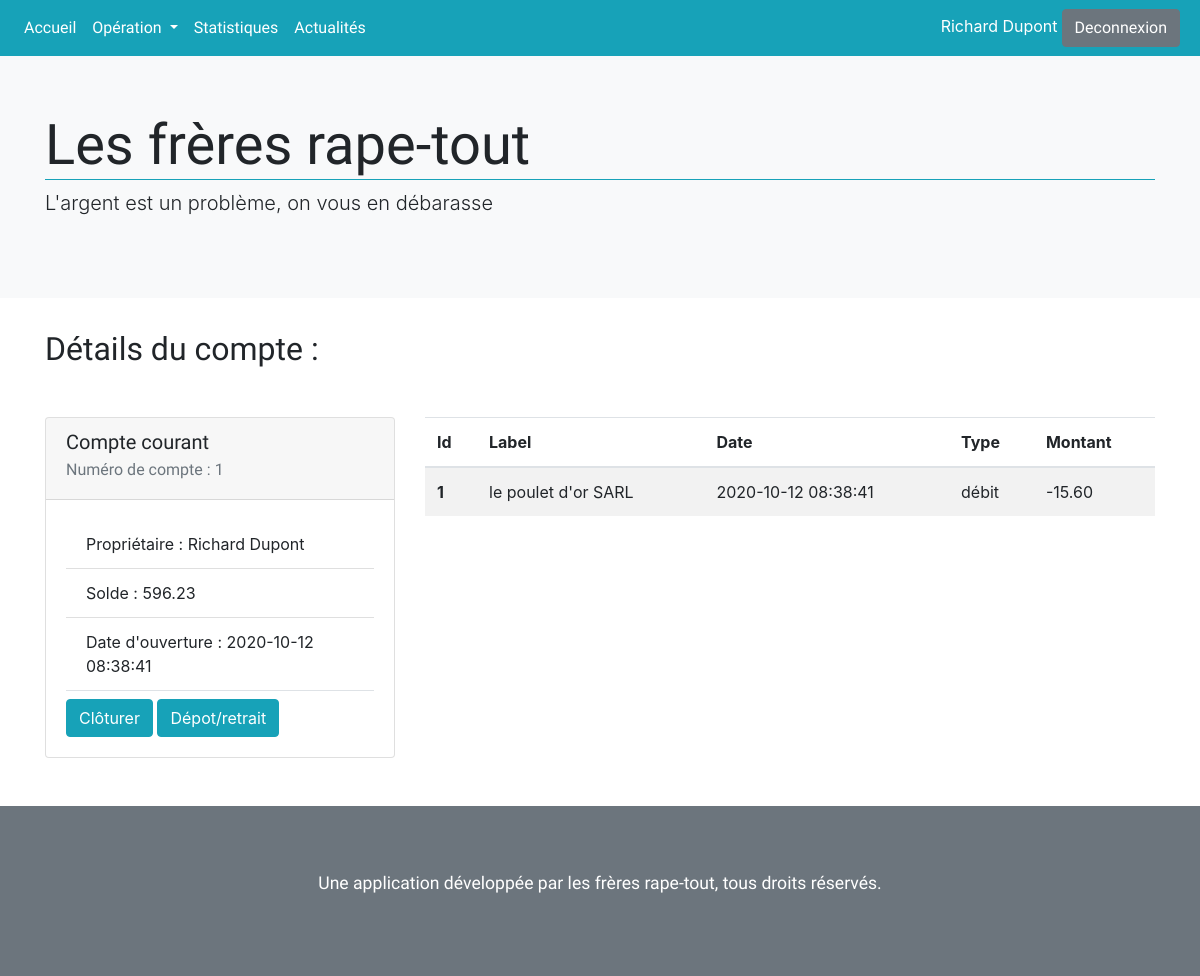
Page /single.php?id=1 (signed in) on the committed database.
### tables this page shows
CREATE TABLE Operation(
  id INT UNSIGNED NOT NULL AUTO_INCREMENT,
  operation_type VARCHAR(30) NOT NULL,
  amount DECIMAL(11,2) NOT NULL,
  registered TIMESTAMP NOT NULL,
  label VARCHAR(50) NULL,
  account_id INT UNSIGNED,
  PRIMARY KEY (id),
  FOREIGN KEY (account_id) REFERENCES Account(id)
);

CREATE TABLE Account(
  id INT UNSIGNED NOT NULL AUTO_INCREMENT,
  amount DECIMAL(11,2) NOT NULL,
  opening_date TIMESTAMP NOT NULL,
  account_type VARCHAR(50) NOT NULL,
  user_id INT UNSIGNED,
  PRIMARY KEY (id),
  FOREIGN KEY (user_id) REFERENCES User(id)
);

### single.php (called while the page is built, shortened)
<?php
require "model/accountModel.php";
$id = filter_var($_GET["id"], FILTER_SANITIZE_NUMBER_INT);
$operations = get_single_account($db, $id);
$account = $operations[0];
require "view/singleView.php";

### model/accountModel.php (called while the page is built, shortened)
<?php
function get_single_account($db, $id) {
  $query = $db->prepare(
    "SELECT a.*, o.id AS operation_id, o.operation_type, o.amount AS operation_amount, o.label, o.registered FROM Account AS a
     LEFT JOIN Operation AS o
     ON a.id = o.account_id
     WHERE a.id = :id
     ORDER BY operation_id DESC
  ");
  $query->execute([
    "id" => $id
  ]);
  return $query->fetchAll(PDO::FETCH_ASSOC);
}

### view/singleView.php (the view)
<?php
include "template/nav.php";
include "template/header.php";
if(!isset($error)):
?>
    <h2>Détails du compte : </h2>
    <div class="row mt-5">
      <div class="col-12 col-md-6 col-lg-4">
        <article class="card">
          <div class="card-header">
            <h5 class="card-title"><?php echo $account["account_type"]; ?></h5>
            <h6 class="card-subtitle mb-2 text-muted">Numéro de compte : <?php echo $account["id"]; ?></h6>
          </div>
          <div class="card-body">
            <ul class="list-group list-group-flush border-bottom mb-2">
              <li class="list-group-item">Propriétaire : <?php echo $_SESSION["user"]["firstname"] . " " . $_SESSION["user"]["lastname"]; ?></li>
              <li class="list-group-item">Solde : <?php echo $account["amount"]; ?></li>
              <li class="list-group-item">Date d'ouverture : <?php echo $account["opening_date"]; ?></li>
            </ul>
            <a href="#" class="btn btn-info">Clôturer</a>
            <a href="operation.php" class="btn btn-info">Dépot/retrait</a>
          </div>
        </article>
      </div>
      <div class="col-12 col-md-6 col-lg-8">
        <table class="table table-striped">
          <thead>
            <tr>
              <th scope="col">Id</th>
              <th scope="col">Label</th>
              <th scope="col">Date</th>
              <th scope="col">Type</th>
              <th scope="col">Montant</th>
            </tr>
          </thead>
          <tbody>
            <?php foreach($operations as $operation) : ?>
              <tr>
                <th><?php echo $operation["operation_id"]; ?></th>
                <td><?php echo $operation["label"]; ?></td>
                <td><?php echo $operation["registered"]; ?></td>
                <td><?php echo $operation["operation_type"]; ?></td>
                <td><?php echo $operation["operation_amount"]; ?></td>
              </tr>
            <?php endforeach; ?>
          </tbody>
        </table>
      </div>
    </div>
<?php else: ?>
  <div class="alert alert-danger">
    <p><?php echo $error ?></p>
  </div>
<?php endif; ?>
<?php include "template/footer.php"; ?>

### public/css/main.css (style rules this page uses)
html { color: #222; font-size: 1em; line-height: 1.4; }
body { position: relative; }
h1, h2, h3, h4, h5, h6 { font-family: 'Alata', sans-serif; }

### rows in the picture
operation: account.account_type "Compte courant", account "1", account.amount "596.23", account.opening_date "2020-10-12 08:38:41", id "1", label "le poulet d'or SARL", registered "2020-10-12 08:38:41", operation_type "débit", amount "-15.60"

### other values in the picture
$_SESSION["user"]["firstname"] "Richard"
$_SESSION["user"]["lastname"] "Dupont"
